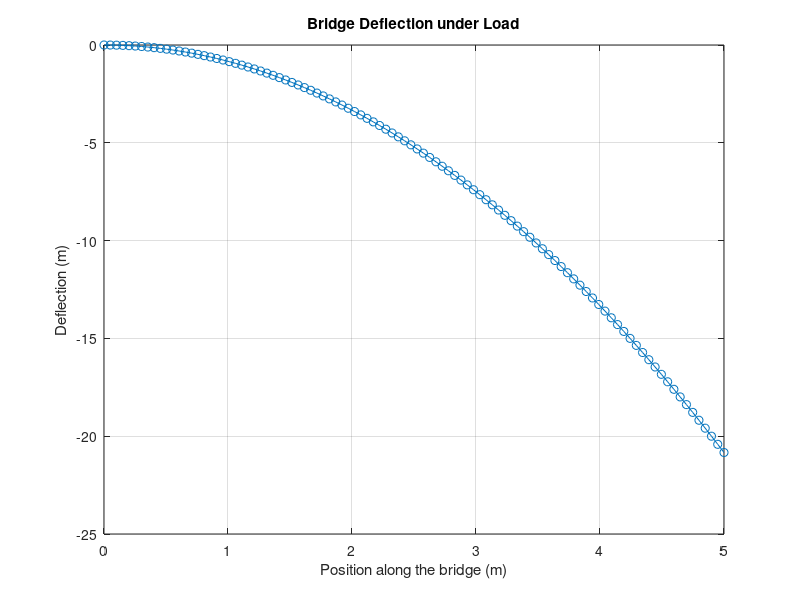
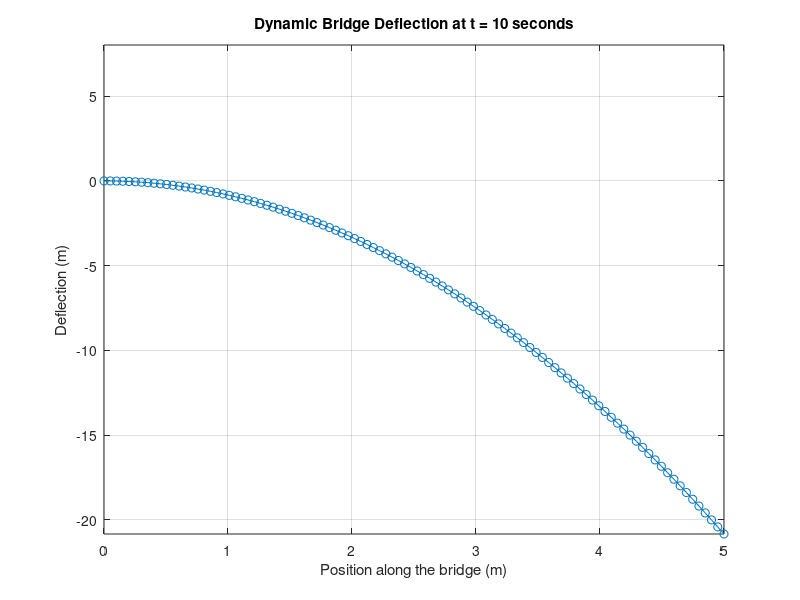

MATLAB code for these plots, in order:
% Bridge Simulation: Simply Supported Beam under Load Conditions
clear; clc;

% Bridge Parameters (Beam Model)
L = input('Enter the length of the bridge (in meters): ');  % Length of the bridge (m)
EI = input('Enter the flexural rigidity (EI) of the beam (N*m^2): ');  % Flexural rigidity (EI) in N*m^2

% Number of points to simulate along the bridge span
nPoints = 100;
x = linspace(0, L, nPoints);  % Discretized bridge span

% Load Conditions (Vehicle Loads)
nLoads = input('Enter the number of point loads acting on the bridge: ');  % Number of loads
P = zeros(1, nLoads);
a = zeros(1, nLoads);

for i = 1:nLoads
    P(i) = input(['Enter the magnitude of load ', num2str(i), ' (in Newtons): ']);
    a(i) = input(['Enter the position of load ', num2str(i), ' from the left end (in meters): ']);
end

% Beam Deflection Calculation using Superposition Method for Simply Supported Beam
% Formula for deflection due to point load P at distance a from left end: 
% v(x) = (P*a*(L^2 - a^2 - x^2)) / (6*EI*L)

deflection = zeros(1, nPoints);

for i = 1:nLoads
    for j = 1:nPoints
        if x(j) <= a(i)
            deflection(j) = deflection(j) + (P(i) * a(i) * (L^2 - a(i)^2 - x(j)^2)) / (6 * EI * L);
        else
            deflection(j) = deflection(j) + (P(i) * (L - a(i)) * (L^2 - (L - a(i))^2 - (L - x(j))^2)) / (6 * EI * L);
        end
    end
end

% Plotting the deflection curve
figure;
plot(x, deflection, '-o');
title('Bridge Deflection under Load');
xlabel('Position along the bridge (m)');
ylabel('Deflection (m)');
grid on;

% Evaluate Maximum Deflection
[maxDeflection, maxDeflectionIndex] = max(abs(deflection));
fprintf('The maximum deflection is %.4f meters at position %.2f meters.\n', maxDeflection, x(maxDeflectionIndex));

% Dynamic Simulation using Time-Dependent Loads (optional)
t = linspace(0, 10, 100);  % Time vector (10 seconds simulation)
loadPositions = linspace(0, L, length(t));  % Simulate load moving across the bridge

% Initialize displacement over time
displacement = zeros(length(t), nPoints);

for k = 1:length(t)
    for i = 1:nLoads
        loadPos = loadPositions(k);  % Moving load position
        for j = 1:nPoints
            if x(j) <= loadPos
                displacement(k, j) = displacement(k, j) + (P(i) * loadPos * (L^2 - loadPos^2 - x(j)^2)) / (6 * EI * L);
            else
                displacement(k, j) = displacement(k, j) + (P(i) * (L - loadPos) * (L^2 - (L - loadPos)^2 - (L - x(j))^2)) / (6 * EI * L);
            end
        end
    end
end

% Create an animation of the dynamic response
figure;
for k = 1:length(t)
    plot(x, displacement(k, :), '-o');
    title(['Dynamic Bridge Deflection at t = ', num2str(t(k)), ' seconds']);
    xlabel('Position along the bridge (m)');
    ylabel('Deflection (m)');
    grid on;
    ylim([min(displacement(:)), max(displacement(:))]);
    pause(0.1);  % Control the speed of the animation
end

